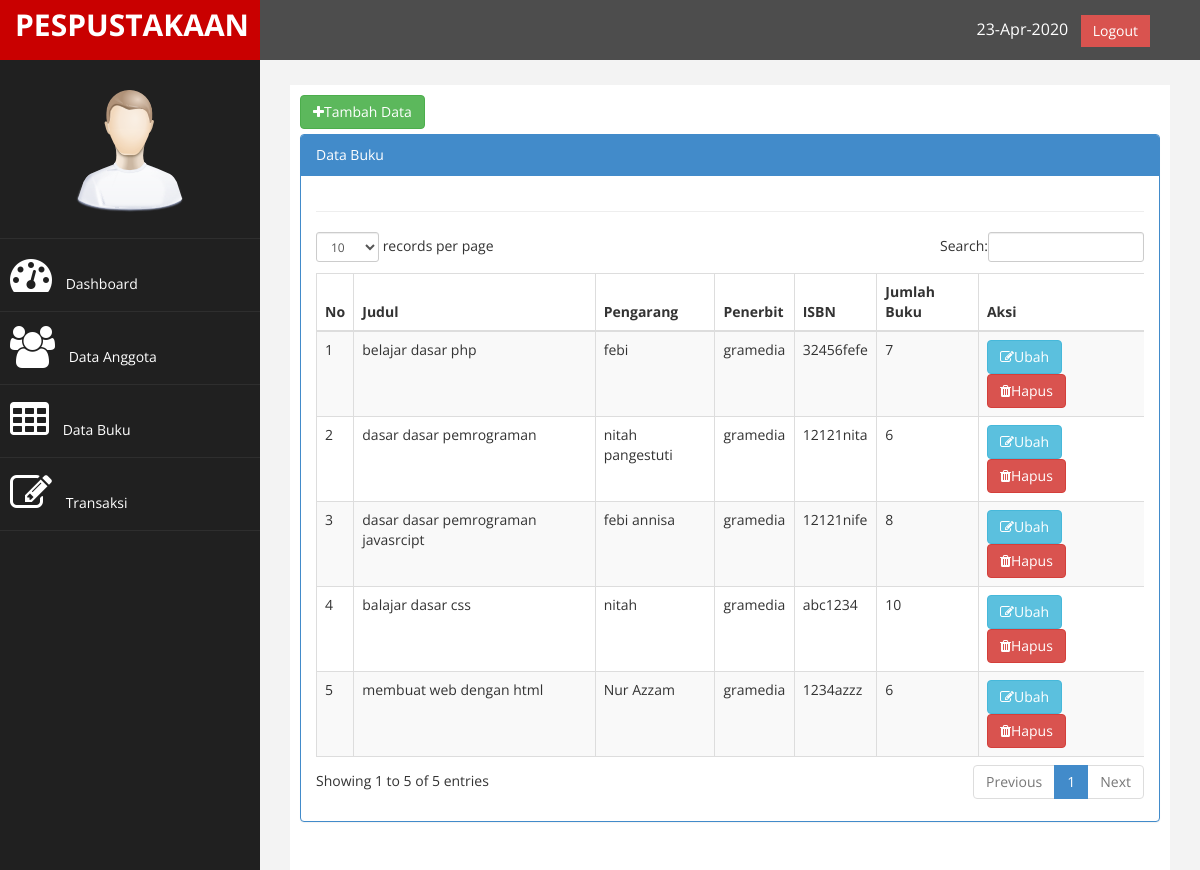
Screenshot of /TUTORIAL_PERPUSTAKAAN/index.php?page=buku (signed in) with the database file from the repository.
### tables this page shows
CREATE TABLE `tb_buku` (
  `id` int(9) NOT NULL,
  `judul` varchar(100) NOT NULL,
  `pengarang` varchar(100) NOT NULL,
  `penerbit` varchar(50) NOT NULL,
  `tahun_terbit` varchar(4) NOT NULL,
  `isbn` varchar(25) NOT NULL,
  `jumlah_buku` varchar(3) NOT NULL,
  `lokasi` enum('rak1','rak2','rak3') NOT NULL,
  `tgl_input` date NOT NULL
);

### TUTORIAL_PERPUSTAKAAN/page/buku/buku.php (the view)
<a href ="?page=buku&aksi=tambah" class="btn btn-success" style="margin-bottom : 5px;"><i class="fa fa-plus"></i></i>Tambah Data</a>
<div class="row">
                <div class="col-md-12">
                    <div class="panel panel-primary">
                        <div class="panel-heading">
                             Data Buku
                        </div>
                        <div class="panel-body">
                            <div class="table-responsive">
                                <table class="table table-striped table-bordered table-hover" id="dataTables-example">
                                    <thead>
                                        <tr>
                                            <th>No</th>
                                            <th>Judul</th>
                                            <th>Pengarang</th>
                                            <th>Penerbit</th>
                                            <th>ISBN</th>
                                            <th>Jumlah Buku</th>
                                              <th>Aksi</th>
                                        </tr>
                                    </thead>
                                    <tbody>
                                    <?php
                                    $no = 1;
                                    $sql = $koneksi->query("select * from tb_buku");
                                    while ($data= $sql->fetch_assoc()){
                                    ?>
                                    <tr>
                                        <td><?php echo $no++; ?></td>
                                        <td><?php echo $data['judul'];?></td>
                                        <td><?php echo $data['pengarang'];?></td>
                                        <td><?php echo $data['penerbit'];?></td>
                                        <td><?php echo $data['isbn'];?></td>
                                        <td><?php echo $data['jumlah_buku'];?></td>
                                        <td>
                                            <a href="?page=buku&aksi=ubah&id=<?php echo $data['id']; ?>" class="btn btn-info"><i class="fa fa-edit"></i>Ubah</a>
                                            <a onclick="return confirm('Anda Yakin Akan Menghapus Data Ini?')" href="?page=buku&aksi=hapus&id=<?php echo $data['id']; ?>" class="btn btn-danger"><i class="fa fa-trash"></i>Hapus</a>
                                        </td>
                                    </tr>
                                    <?php
                                 } ?>
                                    </tbody>
                                    </div>
                             </div>
                        </div>
                    </div>

### TUTORIAL_PERPUSTAKAAN/assets/css/custom.css (style rules this page uses)
body { font-family: 'Open Sans', sans-serif; }

### rows the page displays
tb_buku: judul "belajar dasar php", pengarang "febi", penerbit "gramedia", isbn "32456fefe", jumlah_buku "7"
tb_buku: judul "dasar dasar pemrograman", pengarang "nitah pangestuti", penerbit "gramedia", isbn "12121nita", jumlah_buku "6"
tb_buku: judul "dasar dasar pemrograman javasrcipt", pengarang "febi annisa", penerbit "gramedia", isbn "12121nife", jumlah_buku "8"
tb_buku: judul "balajar dasar css", pengarang "nitah", penerbit "gramedia", isbn "abc1234", jumlah_buku "10"
tb_buku: judul "membuat web dengan html", pengarang "Nur Azzam", penerbit "gramedia", isbn "1234azzz", jumlah_buku "6"
